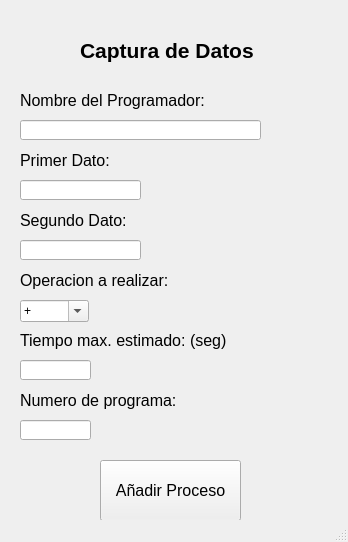
<?xml version="1.0" encoding="UTF-8"?>
<ui version="4.0">
 <class>VentanaCaptura</class>
 <widget class="QMainWindow" name="VentanaCaptura">
  <property name="geometry">
   <rect>
    <x>0</x>
    <y>0</y>
    <width>348</width>
    <height>542</height>
   </rect>
  </property>
  <property name="windowTitle">
   <string>Datos del Lote</string>
  </property>
  <property name="autoFillBackground">
   <bool>false</bool>
  </property>
  <widget class="QWidget" name="centralwidget">
   <widget class="QLabel" name="Titulo">
    <property name="geometry">
     <rect>
      <x>80</x>
      <y>20</y>
      <width>181</width>
      <height>61</height>
     </rect>
    </property>
    <property name="font">
     <font>
      <family>Arial</family>
      <pointsize>16</pointsize>
      <weight>75</weight>
      <bold>true</bold>
     </font>
    </property>
    <property name="text">
     <string>Captura de Datos</string>
    </property>
    <property name="wordWrap">
     <bool>true</bool>
    </property>
   </widget>
   <widget class="QLabel" name="lblNombre">
    <property name="geometry">
     <rect>
      <x>20</x>
      <y>90</y>
      <width>191</width>
      <height>21</height>
     </rect>
    </property>
    <property name="font">
     <font>
      <family>Arial</family>
      <pointsize>12</pointsize>
     </font>
    </property>
    <property name="text">
     <string>Nombre del Programador:</string>
    </property>
   </widget>
   <widget class="QLineEdit" name="lineEdit">
    <property name="geometry">
     <rect>
      <x>20</x>
      <y>120</y>
      <width>241</width>
      <height>20</height>
     </rect>
    </property>
   </widget>
   <widget class="QLabel" name="lblNombre_2">
    <property name="geometry">
     <rect>
      <x>20</x>
      <y>150</y>
      <width>91</width>
      <height>21</height>
     </rect>
    </property>
    <property name="font">
     <font>
      <family>Arial</family>
      <pointsize>12</pointsize>
     </font>
    </property>
    <property name="text">
     <string>Primer Dato:</string>
    </property>
   </widget>
   <widget class="QLineEdit" name="lineEdit_2">
    <property name="geometry">
     <rect>
      <x>20</x>
      <y>180</y>
      <width>121</width>
      <height>20</height>
     </rect>
    </property>
   </widget>
   <widget class="QLineEdit" name="lineEdit_3">
    <property name="geometry">
     <rect>
      <x>20</x>
      <y>240</y>
      <width>121</width>
      <height>20</height>
     </rect>
    </property>
    <property name="text">
     <string/>
    </property>
   </widget>
   <widget class="QLabel" name="lblNombre_3">
    <property name="geometry">
     <rect>
      <x>20</x>
      <y>210</y>
      <width>111</width>
      <height>21</height>
     </rect>
    </property>
    <property name="font">
     <font>
      <family>Arial</family>
      <pointsize>12</pointsize>
     </font>
    </property>
    <property name="text">
     <string>Segundo Dato:</string>
    </property>
   </widget>
   <widget class="QComboBox" name="comboBox">
    <property name="geometry">
     <rect>
      <x>20</x>
      <y>300</y>
      <width>69</width>
      <height>22</height>
     </rect>
    </property>
    <property name="editable">
     <bool>true</bool>
    </property>
    <item>
     <property name="text">
      <string>+</string>
     </property>
    </item>
    <item>
     <property name="text">
      <string>%</string>
     </property>
    </item>
    <item>
     <property name="text">
      <string>/</string>
     </property>
    </item>
    <item>
     <property name="text">
      <string>*</string>
     </property>
    </item>
    <item>
     <property name="text">
      <string>-</string>
     </property>
    </item>
   </widget>
   <widget class="QLabel" name="lblNombre_4">
    <property name="geometry">
     <rect>
      <x>20</x>
      <y>270</y>
      <width>151</width>
      <height>21</height>
     </rect>
    </property>
    <property name="font">
     <font>
      <family>Arial</family>
      <pointsize>12</pointsize>
     </font>
    </property>
    <property name="text">
     <string>Operacion a realizar:</string>
    </property>
   </widget>
   <widget class="QLabel" name="lblNombre_5">
    <property name="geometry">
     <rect>
      <x>20</x>
      <y>330</y>
      <width>211</width>
      <height>21</height>
     </rect>
    </property>
    <property name="font">
     <font>
      <family>Arial</family>
      <pointsize>12</pointsize>
     </font>
    </property>
    <property name="text">
     <string>Tiempo max. estimado: (seg)</string>
    </property>
   </widget>
   <widget class="QLineEdit" name="lineEdit_4">
    <property name="geometry">
     <rect>
      <x>20</x>
      <y>360</y>
      <width>71</width>
      <height>20</height>
     </rect>
    </property>
    <property name="text">
     <string/>
    </property>
   </widget>
   <widget class="QLabel" name="lblNombre_6">
    <property name="geometry">
     <rect>
      <x>20</x>
      <y>390</y>
      <width>161</width>
      <height>21</height>
     </rect>
    </property>
    <property name="font">
     <font>
      <family>Arial</family>
      <pointsize>12</pointsize>
     </font>
    </property>
    <property name="text">
     <string>Numero de programa:</string>
    </property>
   </widget>
   <widget class="QLineEdit" name="lineEdit_5">
    <property name="geometry">
     <rect>
      <x>20</x>
      <y>420</y>
      <width>71</width>
      <height>20</height>
     </rect>
    </property>
    <property name="text">
     <string/>
    </property>
   </widget>
   <widget class="QPushButton" name="addProcessBtn">
    <property name="geometry">
     <rect>
      <x>100</x>
      <y>460</y>
      <width>141</width>
      <height>61</height>
     </rect>
    </property>
    <property name="font">
     <font>
      <family>Arial</family>
      <pointsize>12</pointsize>
     </font>
    </property>
    <property name="text">
     <string>Añadir Proceso</string>
    </property>
    <property name="flat">
     <bool>false</bool>
    </property>
   </widget>
  </widget>
  <widget class="QStatusBar" name="statusbar"/>
 </widget>
 <resources/>
 <connections/>
</ui>
